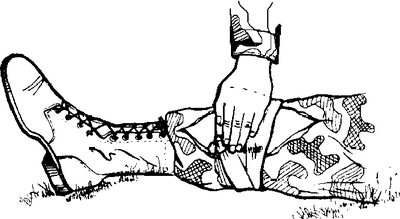
#> input picture 01-emergency/images/bleeding-direct-pressure.png, 400 x 219 px
$ python make-image.py ../01-emergency/images/bleeding-direct-pressure.png ../01-emergency/images/burns-electrical-push-away.png 100
#> lines starting #> are read from the running program, lines starting #| are printed output that depends on the picture
"""Turn any image into a small black-and-white PNG for the ark.

Usage:
    tools/.venv/bin/python tools/make-image.py <input> <output.png> [max-width]

Converts to greyscale, shrinks to max-width pixels (default 480) and reduces
to 16 shades of grey, so most drawings end up well under 50 KB.
Needs Pillow (installed by tools/update-reader.sh, or: pip install pillow).
"""
import sys

from PIL import Image, ImageOps

src, dst = sys.argv[1], sys.argv[2]
max_width = int(sys.argv[3]) if len(sys.argv) > 3 else 480

img = Image.open(src)
#> img is the input picture: PIL image 400x219 P; min 0, max 255, mean 223.1
if img.mode in ("RGBA", "LA", "P"):
    # Put transparent images on white before dropping colour
    img = img.convert("RGBA")
#> img: PIL image 400x219 RGBA
    background = Image.new("RGBA", img.size, "white")
#> background: PIL image 400x219 RGBA; every value is 255
    img = Image.alpha_composite(background, img)
img = img.convert("L")
#> img: PIL image 400x219 L

# Some scanned line drawings are stored white-on-black; flip them
if sum(img.getdata()) / (img.width * img.height) < 100:
    img = ImageOps.invert(img)

if img.width > max_width:
    img = img.resize((max_width, round(img.height * max_width / img.width)), Image.LANCZOS)
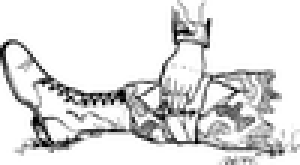
#> img: PIL image 100x55 L (shown 3 times larger); min 0, max 255, mean 221.7

img = img.quantize(colors=16)
#> img: PIL image 100x55 P
img.save(dst, optimize=True)
print(f"{dst}: {img.width}x{img.height}")
#| ../01-emergency/images/burns-electrical-push-away.png: 100x55

$ run again, on 01-emergency/images/burns-roll-on-ground.png
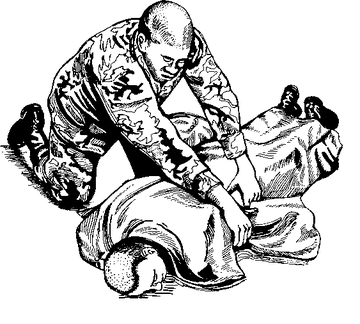
#> input picture 01-emergency/images/burns-roll-on-ground.png, 360 x 324 px
#> img is the input picture: PIL image 360x324 P; min 0, max 255, mean 200.3
#> background: PIL image 360x324 RGBA; every value is 255
#> `img = img.resize((max_width, round(img.height * max_width / img.width)..`:
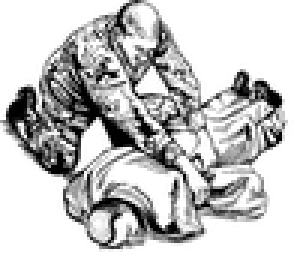
#> img: PIL image 100x90 L (shown 3 times larger); min 0, max 255, mean 199.7
#| ../01-emergency/images/burns-roll-on-ground.png: 100x90

$ run again, on 01-emergency/images/burns-smother-flames.png
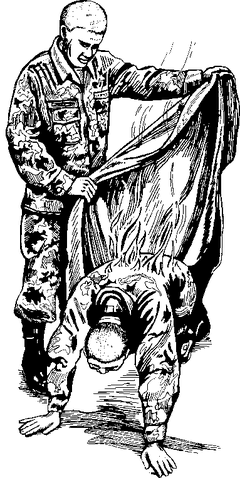
#> input picture 01-emergency/images/burns-smother-flames.png, 240 x 478 px
#> img is the input picture: PIL image 240x478 P; min 0, max 255, mean 174.7
#> background: PIL image 240x478 RGBA; every value is 255
#> `img = img.resize((max_width, round(img.height * max_width / img.width)..`:
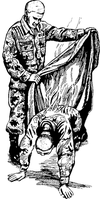
#> img: PIL image 100x199 L; min 0, max 255, mean 174.3
#| ../01-emergency/images/burns-smother-flames.png: 100x199

$ run again, on 01-emergency/images/choking-abdominal-thrust.png
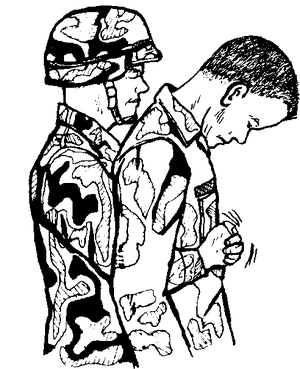
#> input picture 01-emergency/images/choking-abdominal-thrust.png, 300 x 369 px
#> img is the input picture: PIL image 300x369 P; min 0, max 255, mean 194.7
#> background: PIL image 300x369 RGBA; every value is 255
#> `img = img.resize((max_width, round(img.height * max_width / img.width)..`:
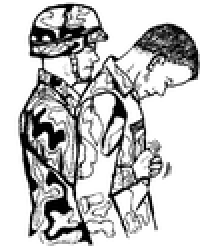
#> img: PIL image 100x123 L (shown 2 times larger); min 0, max 255, mean 193.8
#| ../01-emergency/images/choking-abdominal-thrust.png: 100x123
